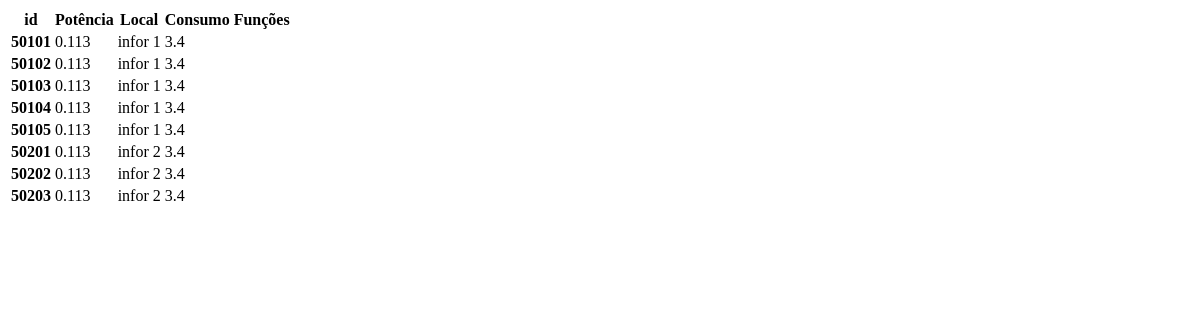
The page /2/5 on the database as committed earlier.
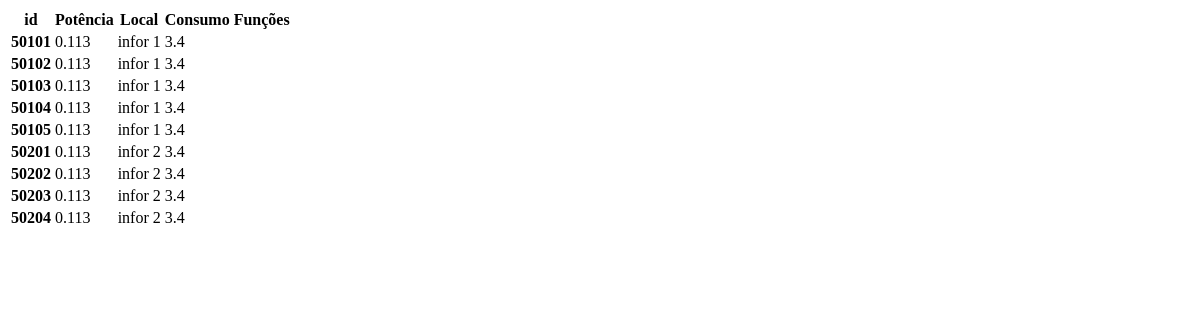
The same page on the database as committed later.
### models.py (models this page shows)
class Eletronicos(db.Model):
    id = db.Column(db.Integer, primary_key = True)
    id_sala = db.Column(db.Integer, db.ForeignKey('sala.id'))
    id_objeto = db.Column(db.Integer, db.ForeignKey('objetos.id'))
    potencia = db.Column(db.Integer)
    consumo = db.Column(db.Integer)

### routes/funcoes.py (the view)
@funcoes_route.route('/<int:lista>/<int:itens>')
def listar_itens(lista, itens):
    tabela = db.session.query(Moveis).filter_by(id_objeto = itens).all()
    if not tabela:
        tabela = db.session.query(Eletronicos).filter_by(id_objeto = itens).all()
    lista = lista
    return render_template('lista_item.html', itens = tabela, lista = lista)

### templates/lista_item.html (shortened to what this page needs)
<!DOCTYPE html>
<html lang="pt-br">
<head>
</head>
<body>
{% if lista == 1 %}
  <table>
      <thead>
        <tr>
          <th>id</th>
          <th>Cor</th>
          <th>Local</th>
          <th>Material</th>
          <th>Funções</th>
        </tr>
{% elif lista == 2 %}
  <table>
    <thead>
      <tr>
        <th>id</th>
        <th>Potência</th>
        <th>Local</th>
        <th>Consumo</th>
        <th>Funções</th>
      </tr>
    </thead>
{% endif %}
    <tbody>
              {% for objeto in itens: %}
                {% include 'item_unidade.html' %}
              {% endfor %}
    </tbody>
  </table>
</body>
</html>

### templates/item_unidade.html (shortened to what this page needs)
<!DOCTYPE html>
<html lang="pt-br">
<head>
</head>
<body>
{% if lista == 1 %}
    <tr id="moveis-{{itens.id}}"></tr>
        <th scope="row">{{ objeto.id }}</th>
        <td>{{ objeto.cor }}</td>
        {% if objeto.id_sala == 1 %}
        <td>infor 1</td>
        {% elif objeto.id_sala == 2 %}
        <td>infor 2</td>
        {% elif objeto.id_sala == 3 %}
        <td>infor 3</td>
        {% endif %}
        <td>{{ objeto.material }}</td>
    </tr>
{% elif lista == 2 %}
    <tr>
        <th>{{ objeto.id }}</th>
        <td>{{ objeto.potencia }}</td>
        {% if objeto.id_sala == 1 %}
        <td>infor 1</td>
        {% elif objeto.id_sala == 2 %}
        <td>infor 2</td>
        {% elif objeto.id_sala == 3 %}
        <td>infor 3</td>
        {% endif %}
        <td>{{ objeto.consumo }}</td>
    </tr>
{% endif %}
</body>

Rows that differ between the two databases and show on the page:
added Eletronicos: id "50204", potencia "0.113", shows "infor 2", consumo "3.4"
